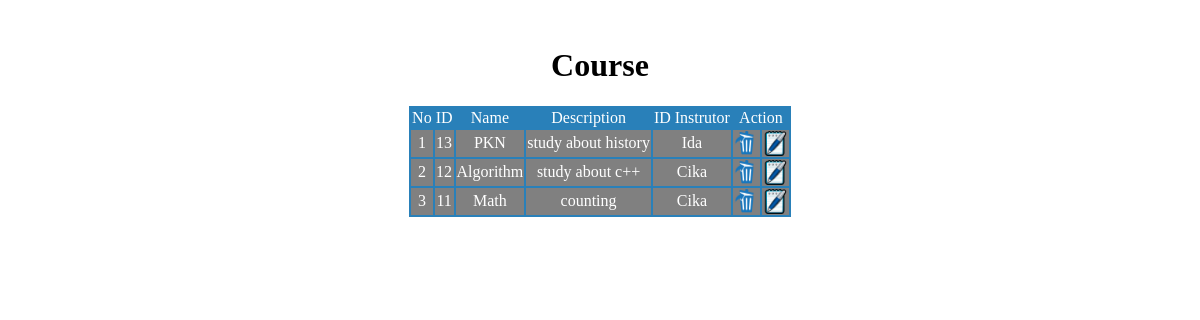
The page /course/viewcourse.php on the database its author committed.
### tables this page shows
CREATE TABLE IF NOT EXISTS `course` (
  `id_course` int(10) NOT NULL AUTO_INCREMENT,
  `name` varchar(25) NOT NULL,
  `description` varchar(50) NOT NULL,
  `id_instructor` int(10) NOT NULL,
  PRIMARY KEY (`id_course`)
);

CREATE TABLE IF NOT EXISTS `instructor` (
  `id_instructor` int(11) NOT NULL AUTO_INCREMENT,
  `name` varchar(25) NOT NULL,
  `gender` varchar(10) NOT NULL,
  PRIMARY KEY (`id_instructor`)
);

### course/viewcourse.php (the view, shortened to what this page needs)
<?php
$sql=mysql_query("select * from course order by id_course desc")or die("salah");
?>
<center>
<link rel="stylesheet" href="../css/button.css">
<br>
<h1>Course</h1>
<table border=0 align=center bgcolor="#2980B9">
<tr>
	<td align=center><font color="white">No</td>
	<td align=center><font color="white">ID</td>
	<td align=center><font color="white">Name</td>
	<td align=center><font color="white">Description</td>
	<td align=center><font color="white">ID Instrutor</td>
	<td colspan=2 align=center><font color="white">Action</td>
</tr>
<?php
$no=1;
while($hasil=mysql_fetch_array($sql)){
	$tampil=mysql_query("select * from instructor where id_instructor=$hasil[3]");
$nama=mysql_result($tampil,0,"name");
?>
<tr>
	<td  bgcolor="gray" align=center><font color="white"><?php echo $no; ?></td>
	<td  bgcolor="gray" align=center><font color="white"><?php echo $hasil[0]; ?></td>
	<td  bgcolor="gray" align=center><font color="white"><?php echo $hasil[1]; ?></td>
	<td  bgcolor="gray" align=center><font color="white"><?php echo $hasil[2]; ?></td>
	<td  bgcolor="gray" align=center><font color="white"><?php echo $nama; ?></td>
	<td  bgcolor="gray"><center><font color="white"><a href="deletecourse.php?id=<?php echo $hasil[0] ?>" title="Delete"><img src="../images/hapus.png" width=25 height=25></a></td>
	<td  bgcolor="gray"><center><font color="white"><a href="editcourse.php?id=<?php echo $hasil[0] ?>" title="Edit"><img src="../images/edit.png" width=25 height=25></a></td>
</tr>
<?php
$no++;
}
?>
</table>

### rows shown on the page
course: id_course "13", name "PKN", description "study about history", id_instructor.name "Ida"
course: id_course "12", name "Algorithm", description "study about c++", id_instructor.name "Cika"
course: id_course "11", name "Math", description "counting", id_instructor.name "Cika"
